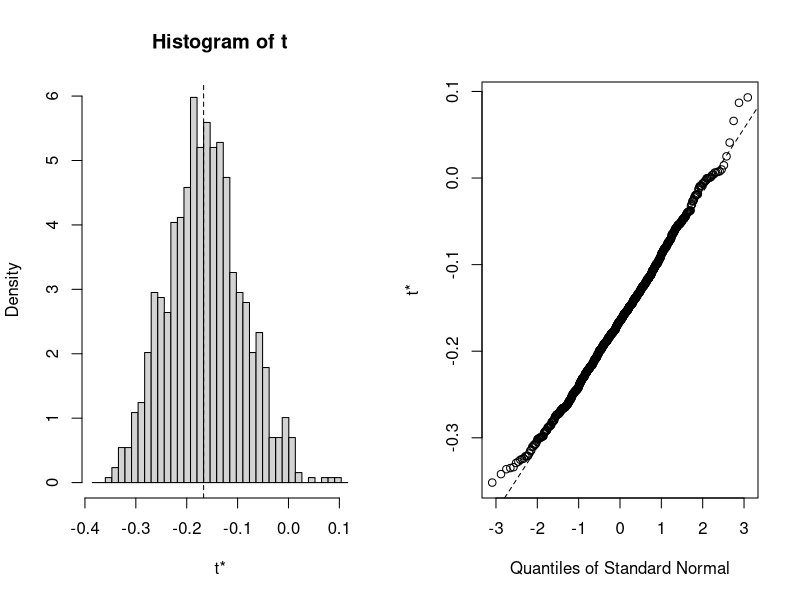
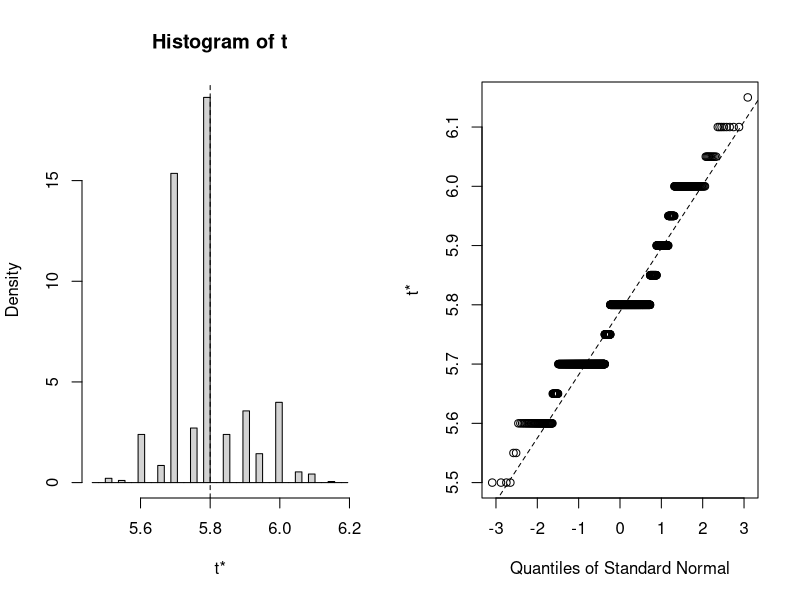
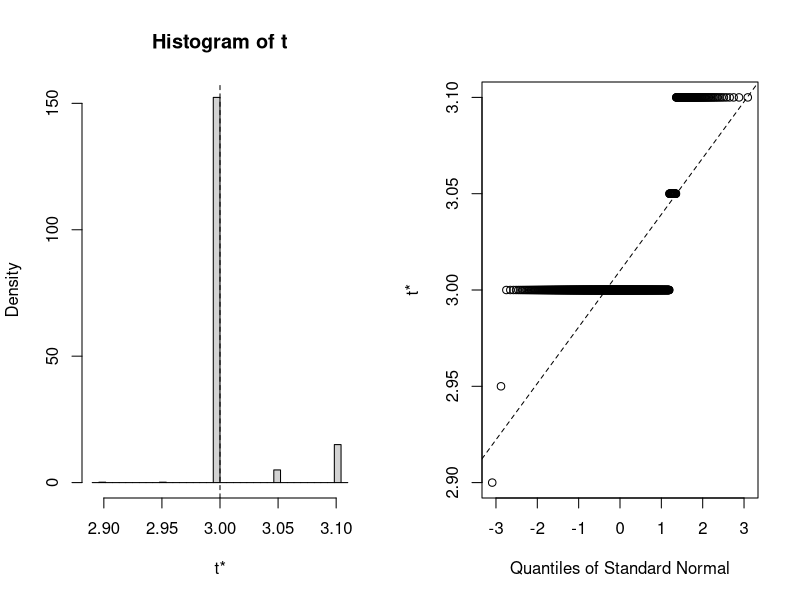
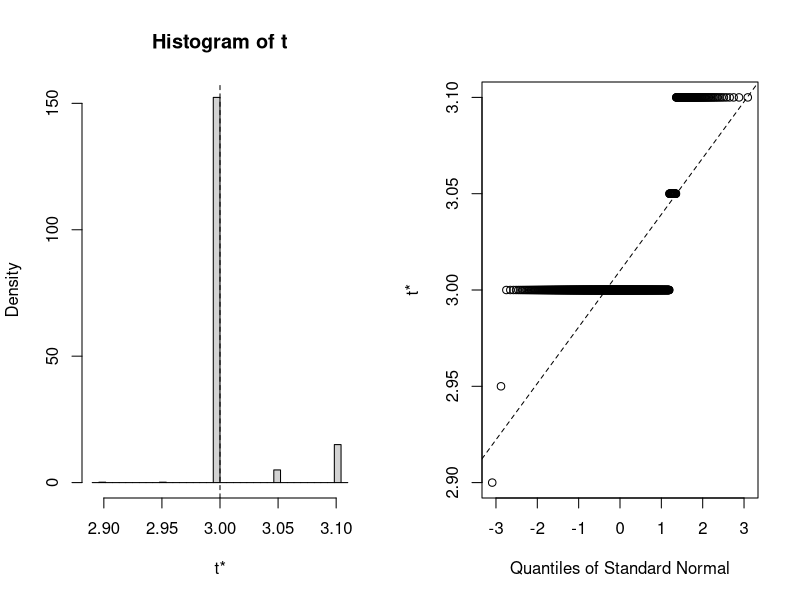

Reproduce these figures in R, in order.
# Bootstrap in R ----------------------------------------------------------
# ref: https://www.datacamp.com/community/tutorials/bootstrap-r
head(iris)
library(boot)

myfunc <- function(data, indices, cor.type){
  dt <- data[indices, ]
  c(cor(dt[, 1], dt[, 2], method = cor.type),
    median(dt[, 1]),
    median(dt[, 2])
    )
}

set.seed(12345)
myBootstrap <- boot(iris, myfunc, R = 1000, cor.type = "s")

head(myBootstrap$t)
median(iris[, 1]) # 5.8

head(myBootstrap$t0)

# plot to show CI
plot(myBootstrap, index = 1) # cor
plot(myBootstrap, index = 2) # too few points
plot(myBootstrap, index = 3) # too few points

# get the CF for correlation coefficients
boot.ci(myBootstrap, index = 1) # studentized interval

boot.ci(myBootstrap, index = 1, type = 'norm')

boot.ci(myBootstrap, index = 1, type = "basic")$basic

plot(myBootstrap, index = 3)

table(myBootstrap$t[, 3])


# Replication of results --------------------------------------------------

tableOfIndices <- boot.array(myBootstrap, indices = T)
tableOfIndices[1, ]

tableOfAppearances <- boot.array(myBootstrap)
tableOfAppearances[1, ]

onceAgain <- apply(tableOfIndices, 1, myfunc, data=iris, cor.type='s')
head(t(onceAgain))
head(myBootstrap$t)

all(t(onceAgain) == myBootstrap$t)
